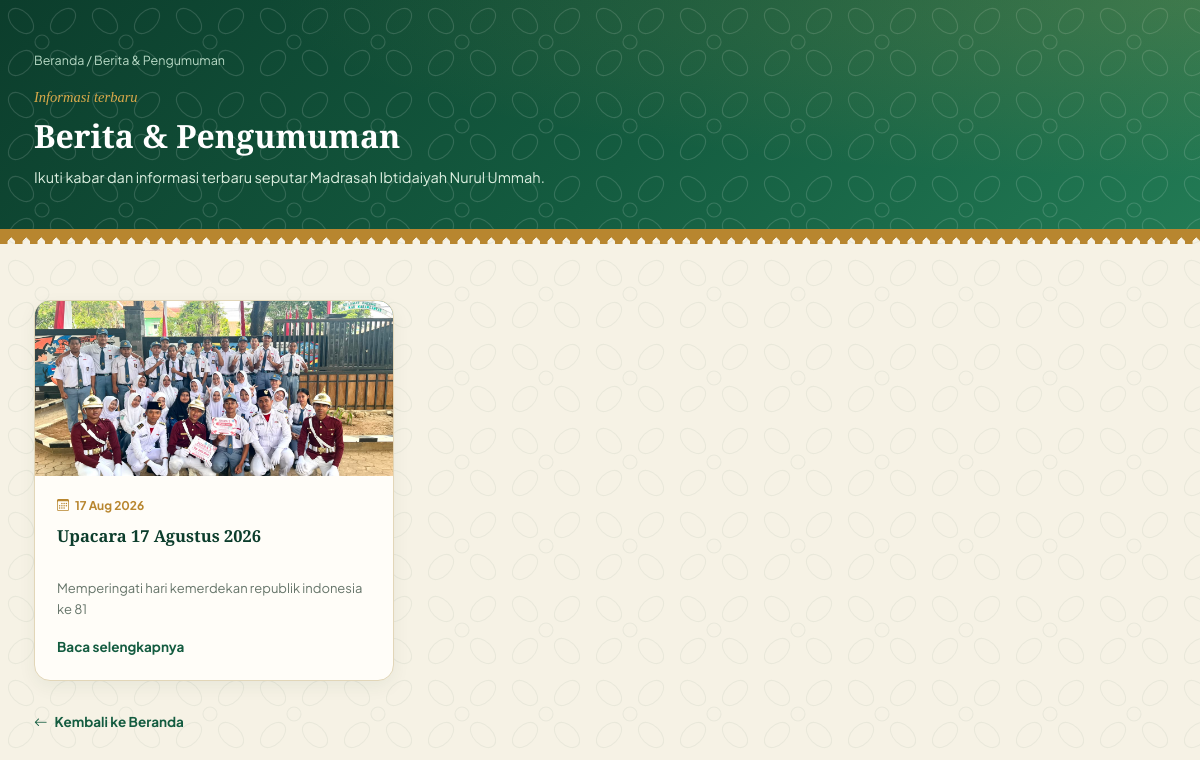
The page /index.php/berita on the database its author committed.
### tables this page shows
CREATE TABLE `kontak` (
  `id_kontak` int NOT NULL,
  `nama_sekolah` varchar(150) NOT NULL,
  `alamat` text,
  `telepon` varchar(20) DEFAULT NULL,
  `email` varchar(100) DEFAULT NULL,
  `website` varchar(150) DEFAULT NULL,
  `facebook` varchar(150) DEFAULT NULL,
  `instagram` varchar(150) DEFAULT NULL,
  `whatsapp` varchar(20) DEFAULT NULL,
  `jam_operasional` varchar(100) DEFAULT NULL,
  `created_at` timestamp NULL DEFAULT CURRENT_TIMESTAMP,
  `youtube` varchar(250) NOT NULL,
  `tiktok` varchar(250) NOT NULL
);

CREATE TABLE `pengumuman` (
  `id_pengumuman` int NOT NULL,
  `judul` varchar(150) NOT NULL,
  `tanggal` date NOT NULL,
  `isi` text NOT NULL,
  `foto` varchar(255) DEFAULT NULL,
  `created_at` timestamp NULL DEFAULT CURRENT_TIMESTAMP
);

### application/controllers/Berita.php (called while the page is built, shortened)
<?php
class Berita extends CI_Controller {
    public function __construct()
    {
        $this->load->database();
        $this->load->model('Pengumuman_model', 'pengumuman');
    }
    public function index()
    {
        $this->db->order_by('tanggal', 'DESC');
        $this->db->order_by('id_pengumuman', 'DESC');
        $berita_list = $this->db->get('pengumuman')->result();
        $kontak = $this->db->get('kontak')->row();
        $data = [
            'kontak'      => $kontak,
            'berita_list' => $berita_list,
        ];
        $this->load->view('berita', $data);
    }
}

### index.php (called while the page is built, shortened)
<?php
require_once BASEPATH.'core/CodeIgniter.php';

### application/views/berita.php (the view, shortened to what this page needs)
<!DOCTYPE html>
<html lang="id">
<head>
<link rel="stylesheet" href="https://cdn.jsdelivr.net/npm/bootstrap-icons@1.11.3/font/bootstrap-icons.min.css">
</head>
<body>
<section class="page-hero">
  <div class="container">
    <div class="breadcrumb"><a href="<?= base_url() ?>">Beranda</a> / Berita &amp; Pengumuman</div>
    <span class="kicker">Informasi terbaru</span>
    <h1>Berita &amp; Pengumuman</h1>
    <p>Ikuti kabar dan informasi terbaru seputar <?= html_escape($kontak->nama_sekolah ?? 'Madrasah Ibtidaiyah') ?>.</p>
  </div>
</section>
<div class="tumpal"></div>
<section>
  <div class="container">
    <div class="berita-grid">
      <?php if (!empty($berita_list)): ?>
        <?php foreach ($berita_list as $row): ?>
          <?php
            $excerpt = strip_tags($row->isi);
            $excerpt = (strlen($excerpt) > 110) ? substr($excerpt, 0, 110) . '...' : $excerpt;
          ?>
          <article class="berita-card">
            <div class="img-wrap">
              <?php if (!empty($row->foto) && file_exists('./upload/pengumuman/' . $row->foto)): ?>
                <img src="<?= base_url('upload/pengumuman/' . $row->foto) ?>" alt="<?= html_escape($row->judul) ?>">
              <?php endif; ?>
            </div>
            <div class="body">
              <div class="tanggal"><i class="bi bi-calendar3"></i> <?= date('d M Y', strtotime($row->tanggal)) ?></div>
              <h3><?= html_escape($row->judul) ?></h3>
              <p class="excerpt"><?= html_escape($excerpt) ?></p>
              <a href="<?= base_url('Berita/detail/' . $row->id_pengumuman) ?>" class="read-more">
                Baca selengkapnya
              </a>
            </div>
          </article>
        <?php endforeach; ?>
      <?php else: ?>
        <div class="empty-state">Belum ada berita atau pengumuman.</div>
      <?php endif; ?>
    </div>
    <a href="<?= base_url('landing_page') ?>" class="back-link"><i class="bi bi-arrow-left"></i> Kembali ke Beranda</a>
  </div>
</section>
</body>
</html>

### application/views/berita.php (style rules this page uses)
:root { --forest-deep:#0c3d2c; --forest:#145c40; --forest-mid:#227a54; --brass:#b8862f; --brass-light:#d9a94a; --clove:#7a4130; --ivory:#f6f2e5; --panel:#fffdf8; --ink:#1c2b22; --muted:#66756a; --line:#e2d6b8; --shadow:0 14px 34px rgba(12,61,44,.12); }
* { box-sizing:border-box;margin:0;padding:0; }
body { font-family:'Plus Jakarta Sans',ui-sans-serif,system-ui,sans-serif; color:var(--ink);background:var(--ivory);line-height:1.6;font-size:15.5px; }
h1,h2,h3 { font-family:'Spectral',Georgia,serif;color:var(--forest-deep);font-weight:600;line-height:1.2; }
img { max-width:100%;display:block; }
a { text-decoration:none;color:inherit; }
.container { max-width:1180px;margin:0 auto;padding:0 24px; }
.page-hero { position:relative;overflow:hidden;padding:50px 0 40px; }
.breadcrumb { color:#b6d8c4;font-size:12.5px;margin-bottom:16px; }
.kicker { font-family:'Spectral',Georgia,serif;font-style:italic;font-weight:500;color:var(--brass-light);font-size:14.5px;display:block;margin-bottom:8px; }
.page-hero h1 { color:#fff;font-size:32px;margin-bottom:10px; }
.page-hero p { color:#dcefe0;font-size:14.5px;max-width:560px; }
.tumpal { height:15px;width:100%; background: linear-gradient(-45deg, transparent 7.5px, var(--brass) 7.5px) 0 0/15px 15px repeat-x, linear-gradient(45deg, transparent 7.5px, var(--brass) 7.5px) 0 0/15px 15px repeat-x; background-position:0 0, 7.5px 0; }
section { padding:56px 0 70px; }
.berita-grid { display:grid;grid-template-columns:repeat(3,1fr);gap:26px; }
.berita-card { background:var(--panel);border:1px solid var(--line);border-radius:16px;overflow:hidden;box-shadow:0 6px 18px rgba(12,61,44,.06);transition:.25s;display:flex;flex-direction:column; }
.berita-card .img-wrap { width:100%;height:175px;background:linear-gradient(135deg,var(--forest-mid),var(--forest-deep));position:relative; }
.berita-card .img-wrap img { width:100%;height:100%;object-fit:cover; }
.berita-card .body { padding:20px 22px 22px;display:flex;flex-direction:column;flex:1; }
.berita-card .tanggal { font-size:12px;color:var(--brass);font-weight:700;display:flex;align-items:center;gap:6px;margin-bottom:9px; }
.berita-card h3 { font-size:16.5px;color:var(--forest-deep);line-height:1.4;margin-bottom:10px;min-height:44px; }
.berita-card .excerpt { font-size:13px;color:var(--muted);margin-bottom:16px;flex:1; }
.berita-card .read-more { font-size:13.5px;font-weight:700;color:var(--forest);border-bottom:1px solid transparent;align-self:flex-start;margin-top:auto;transition:.2s; }
.back-link { display:inline-flex;align-items:center;gap:7px;font-size:13.5px;font-weight:700;color:var(--forest);margin-top:30px;transition:.2s; }

### rows shown on the page
kontak: nama_sekolah "Madrasah Ibtidaiyah Nurul Ummah"
pengumuman: foto (picture), tanggal "17 Aug 2026", judul "Upacara 17 Agustus 2026", isi "Memperingati hari kemerdekan republik indonesia ke 81"
